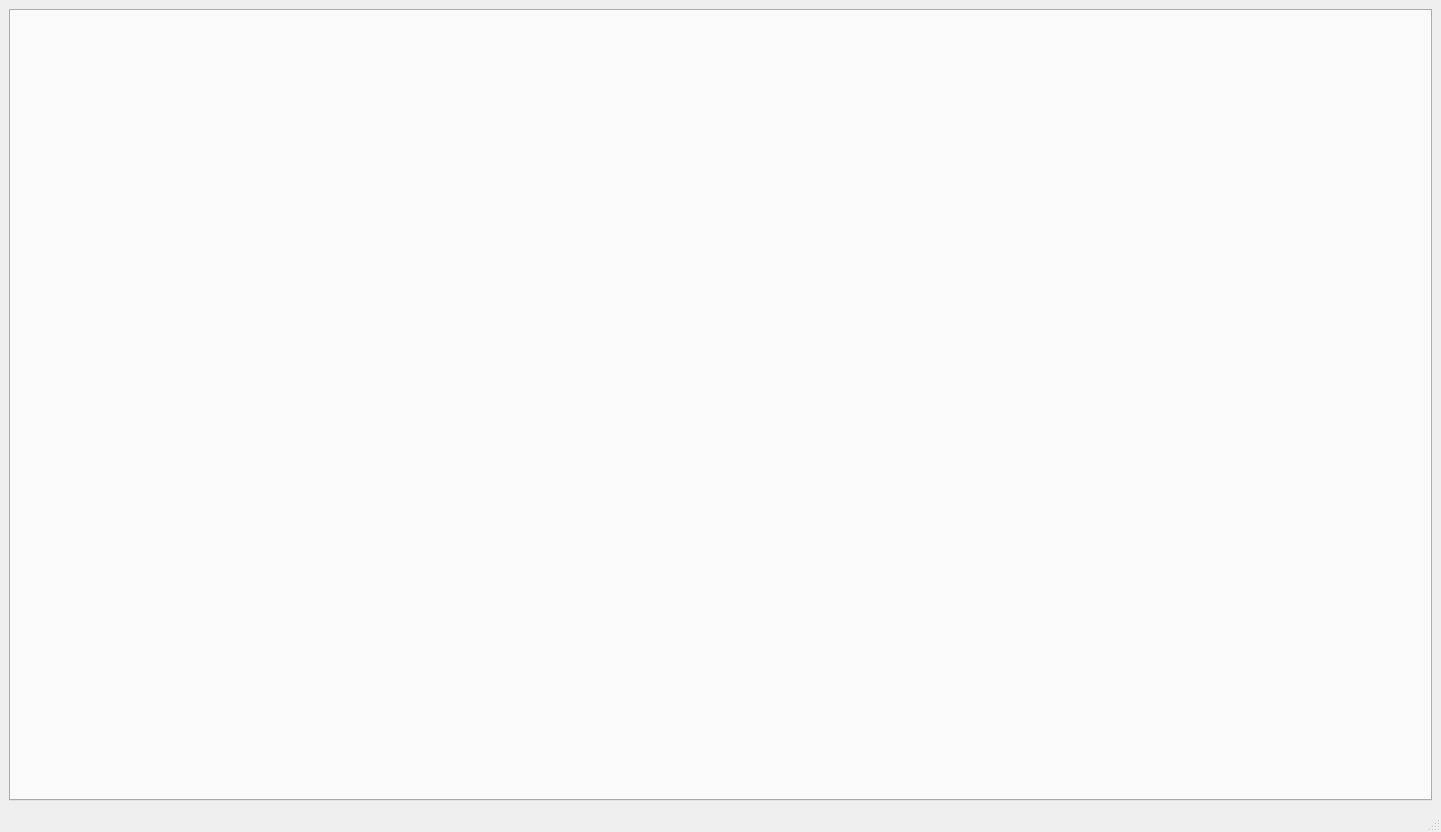
<?xml version="1.0" encoding="UTF-8"?>
<ui version="4.0">
 <class>MainWindow</class>
 <widget class="QMainWindow" name="MainWindow">
  <property name="geometry">
   <rect>
    <x>0</x>
    <y>0</y>
    <width>1441</width>
    <height>832</height>
   </rect>
  </property>
  <property name="windowTitle">
   <string>MainWindow</string>
  </property>
  <widget class="QWidget" name="centralwidget">
   <layout class="QGridLayout" name="gridLayout">
    <item row="0" column="0">
     <widget class="QTabWidget" name="tb_ManageWidget"/>
    </item>
   </layout>
  </widget>
  <widget class="QStatusBar" name="statusbar"/>
  <action name="action_strenInquiry">
   <property name="text">
    <string>实力查询</string>
   </property>
  </action>
  <action name="action_weaveMainten">
   <property name="text">
    <string>编制数维护</string>
   </property>
  </action>
  <action name="action_equipBalance">
   <property name="text">
    <string>装备平衡表</string>
   </property>
  </action>
  <action name="action_applyRetire">
   <property name="text">
    <string>申请退役</string>
   </property>
  </action>
  <action name="action_adjustPlan">
   <property name="text">
    <string>分配调整计划</string>
   </property>
  </action>
  <action name="action_transferProgress">
   <property name="text">
    <string>调拨进度</string>
   </property>
  </action>
  <action name="action_orderManage">
   <property name="text">
    <string>调拨单管理</string>
   </property>
  </action>
 </widget>
 <resources/>
 <connections/>
</ui>
